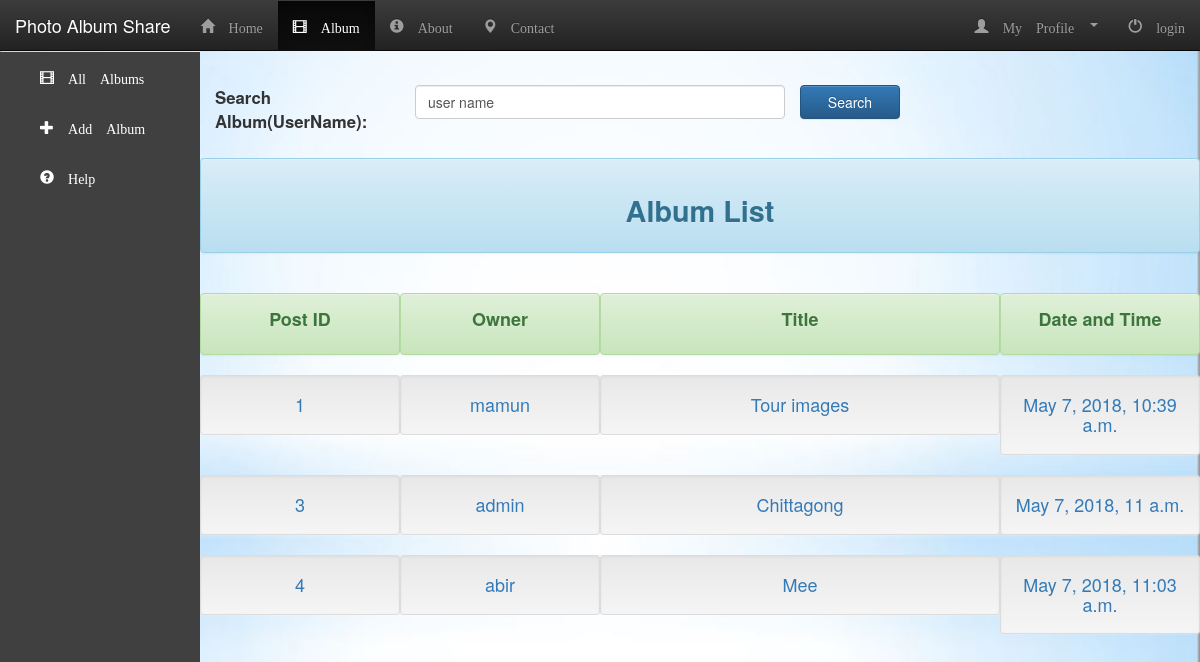
Screenshot of /album/ with the database file from the repository.
### app/models.py (models this page shows, shortened)
class LoginControl(models.Model):
	logtext = models.CharField(max_length=50, default='login')
	profile = models.CharField(max_length=50, default='My Profile')

class Album(models.Model):
	album_title = models.CharField(max_length=250)
	album_message = models.CharField(max_length=1000)
	password = models.CharField(max_length=10)
	owner = models.CharField(max_length=100, default="Mamun")
	post_date = models.DateTimeField(default=datetime.datetime.now)

### app/views.py (the view)
# urls.py: url(r'^album/$', views.AlbumView, name='album'),
def AlbumView(request):
	log_control = LoginControl.objects.get(pk=1)
	if (request.method == "POST"):
		search_user = request.POST['search_user']
		all_albums = Album.objects.filter(owner=search_user)
		context = {'all_albums':all_albums,'log_control':log_control}
		return render(request,'app/albums.html',context)
	else:
		all_albums = Album.objects.all()
		context = {'all_albums':all_albums,'log_control':log_control}
		return render(request,'app/albums.html',context)

### app/templates/app/albums.html (shortened to what this page needs)
{% extends 'app/album_base.html' %}
{% block albumbody %}
	<form action="" method="POST">
  		<div class="form-group">
    		<label class="col-md-2" for="search"><big>Search Album(UserName):</big></label>
    		<div class="col-md-4">
    			<input type="search" class="form-control" id="search" name="search_user" value="user name">
    		</div>
    		<button type="submit" class="btn btn-primary col-md-1">Search</button>
  		</div>
	</form>
	<div class="col-md-4"></div>
	<div class="col-md-10"><br></div>
	<div class="col-md-2"></div>
	<div class="col-md-10 alert alert-info">
		<h3 align="center" ><big><b>Album List</b></big></h3>
	</div>
	<div class="col-md-12"><br></div>
	<div class="col-md-2"><br></div>
	<div class="col-md-2 alert alert-success">
		<h4 align="center" ><b>Post ID</b></h4>
	</div>
	<div class="col-md-2 alert alert-success">
		<h4 align="center" ><b>Owner</b></h4>
	</div>
	<div class="col-md-4 alert alert-success">
		<h4 align="center" ><b>Title</b></h4>
	</div>
	<div class="col-md-2 alert alert-success">
		<h4 align="center" ><b>Date and Time</b></h4>
	</div>
	{% for album in all_albums %}
		<div class="col-md-2"><br></div>
		<a href="/album/{{album.id}}/albumpassword/">
			<div class="col-md-2 well well-sm">
				<h4 align="center" >{{album.id}}</h4>
			</div>
		</a>
		<div class="col-md-2 well well-sm">
			<h4 align="center" ><a href="#">{{album.owner}}</a></h4>
		</div>
		<a href="/album/{{album.id}}/albumpassword/">
			<div class="col-md-4 well well-sm">
				<h4 align="center" >{{album.album_title}}</h4>
			</div>
		</a>
		<div class="col-md-2 well well-sm">
			<h4 align="center" ><a href="#">{{album.post_date}}</a></h4>
		</div>
	{% endfor %}
{% endblock %}

### app/templates/app/album_base.html
{% extends 'app/base.html' %}
{% block body %}
<div class="col-md-2">
	<nav class="navbar navbar-fluid" role="navigation">
		<div class="container">
			<div id="sidebar-wrapper" class="sidebar-toggle">
				<ul class="sidebar-nav">
		    		<li >
		      			<a href="{% url 'app:album' %}"> <span class="glyphicon glyphicon-film">  All Albums</span></a>
		    		</li>
		    		<li>
		      			<a href="{% url 'app:addalbum' %}"> <span class="glyphicon glyphicon-plus"> Add Album</span></a>
		    		</li>
		    		<li>
		      			<a href="#item3"> <span class="glyphicon glyphicon-question-sign"> Help</span></a>
		    		</li>
		  		</ul>
			</div>
  		</div>
	</nav>
</div>
{% block albumbody %}
{% endblock %}
{% endblock %}

### app/templates/app/base.html (shortened to what this page needs)
<!DOCTYPE html>
<html>
<head>
	{% load staticfiles %}
	<link rel="stylesheet" type="text/css" href="{% static 'app/style.css' %}">
	<link rel="stylesheet" href="https://maxcdn.bootstrapcdn.com/bootstrap/3.3.7/css/bootstrap.min.css">
	<link rel="stylesheet" href="https://maxcdn.bootstrapcdn.com/bootstrap/3.3.7/css/bootstrap-theme.min.css">
</head>
<body>
	<nav class="navbar navbar-inverse navbar-fixed-top">
		<div class="container-fluid">
			<div class="navbar-header">
				<a href="{% url 'app:icon' %}" class="navbar-brand">Photo Album Share</a>
			</div>
			<div class="collapse navbar-collapse" id="mainNavBar">
				<ul class="nav navbar-nav">
					<li class="active" ><a href="{% url 'app:home' %}" class="glyphicon glyphicon-home"> Home </a></li>
					<li ><a href="{% url 'app:album' %}" class="glyphicon glyphicon-film"> Album</a></li>
					<li ><a href="#" class="glyphicon glyphicon-info-sign"> About</a></li>
					<li ><a href="#" class="glyphicon glyphicon-map-marker"> Contact</a></li>
				</ul>
				<ul class="nav navbar-nav navbar-right">
					<li class="dropdown">
						<a href="#" class="dropdown-toggle glyphicon glyphicon-user" data-toggle="dropdown"> {{log_control.profile}} <span class="caret"></span></a>
					</li>
					<li class="" ><a href="{% url 'app:login' %}" class="glyphicon glyphicon-off"> {{log_control.logtext}}</a></li>
				</ul>
			</div>
		</div>
	</nav>
{% block body %}
{% endblock %}
</body>
</html>

### app/static/app/style.css (style rules this page uses)
body { background: white url("images/background11.jpg"); background-size: cover; padding-top: 70px; }
#sidebar-wrapper { top: 52px; left: -200px; width: 200px; background-color: #404040; color: white; position: fixed; height: 100%; z-index: 1; }
.sidebar-nav { position: absolute; top: 0; margin: 0; padding: 0; width: 200px; list-style: none; }
.sidebar-nav li { text-indent: 20px; line-height: 50px; }
.sidebar-nav li a { color: white; display: block; text-decoration: none; }
#sidebar-wrapper.sidebar-toggle { transition: all 0.3s ease-out; margin-left: -200px; }
@media (min-width: 768px) { #sidebar-wrapper.sidebar-toggle { transition: 3s; left: 200px; } }

### rows the page displays
LoginControl: profile "My Profile", logtext "login"
Album: id "1", owner "mamun", album_title "Tour images", post_date "May 7, 2018, 10:39 a.m."
Album: id "3", owner "admin", album_title "Chittagong", post_date "May 7, 2018, 11 a.m."
Album: id "4", owner "abir", album_title "Mee", post_date "May 7, 2018, 11:03 a.m."
